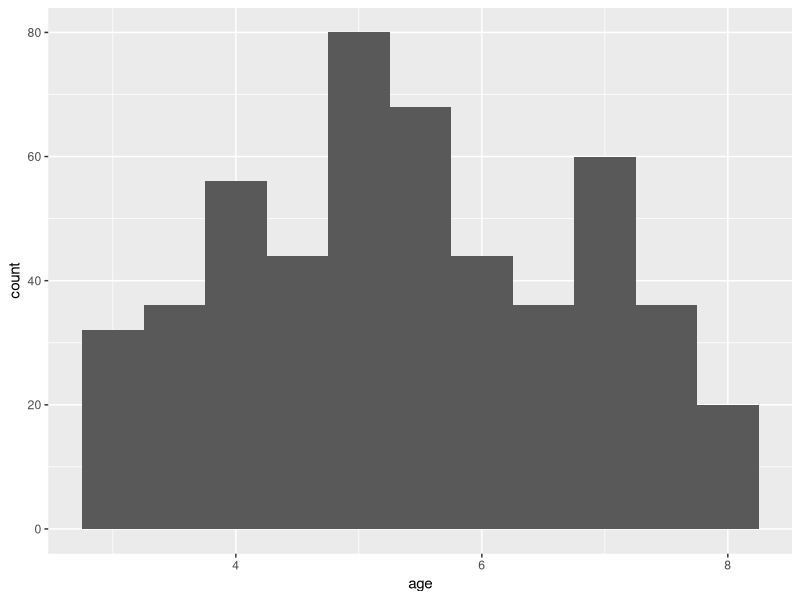
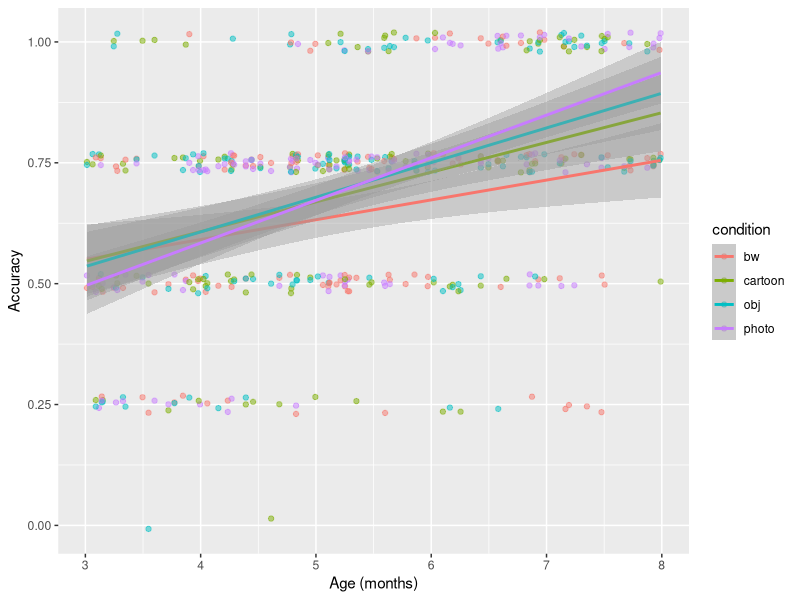

Generate these figures, in order, with R: (Note: a time limit stopped this script after it produced the figures.)
## ---- chunk 1
library(here)
library(tidyverse)
library(lme4)
## ---- chunk 2
d <- read_csv(here("data","kisumu vocab data.csv"))
## ---- chunk 3
ms <- d |>
  group_by(child, condition, age) |>
  summarise(accuracy = mean(accuracy))
## ---- chunk 4
ggplot(ms, aes(x = age)) + 
  geom_histogram(binwidth = .5)
## ---- chunk 5
ggplot(ms, aes(x = age, y = accuracy, col = condition)) + 
  geom_jitter(alpha = .5, height = .02, width = 0) + 
  geom_smooth(method = "lm") + 
  ylab("Accuracy") +
  xlab("Age (months)")
## ---- chunk 6
d$condition <- relevel(factor(d$condition), ref = "obj")
d$age_centered <- scale(d$age, scale = FALSE, center = TRUE)[,1]
## ---- chunk 7
mod <- glmer(accuracy ~ condition + (condition | child) + (condition | target_word),
             data = d, family = "binomial")
summary(mod)
## ---- chunk 8
mod_pruned <- glmer(accuracy ~ condition + (1 | child) + (1 | target_word), 
             data = d, family = "binomial")
summary(mod_pruned)
## ---- chunk 9
mod_age <- glmer(accuracy ~ condition * age_centered + 
                   (condition | child) + 
                   (condition * age_centered | target_word), 
              data = d, family = "binomial")
summary(mod_age)
## ---- chunk 10
mod_age_pruned <- glmer(accuracy ~ condition * age_centered + 
                   (1 | child) + 
                   (1 | target_word), 
              data = d, family = "binomial")
summary(mod_age_pruned)
## ---- chunk 11
ms <- ms |>
  group_by(child) |>
  mutate(effect = accuracy - accuracy[condition == "obj"])

ggplot(filter(ms, condition != "obj"),
       aes(x = age, y = effect)) + 
  geom_jitter(alpha = .3, height = .02, width = 0) + 
  geom_smooth(method = "lm") + 
  geom_hline(yintercept = 0, lty = 2) + 
  facet_wrap(~condition) + 
  ylab("Accuracy compared to object") +
  xlab("Age (months)")
